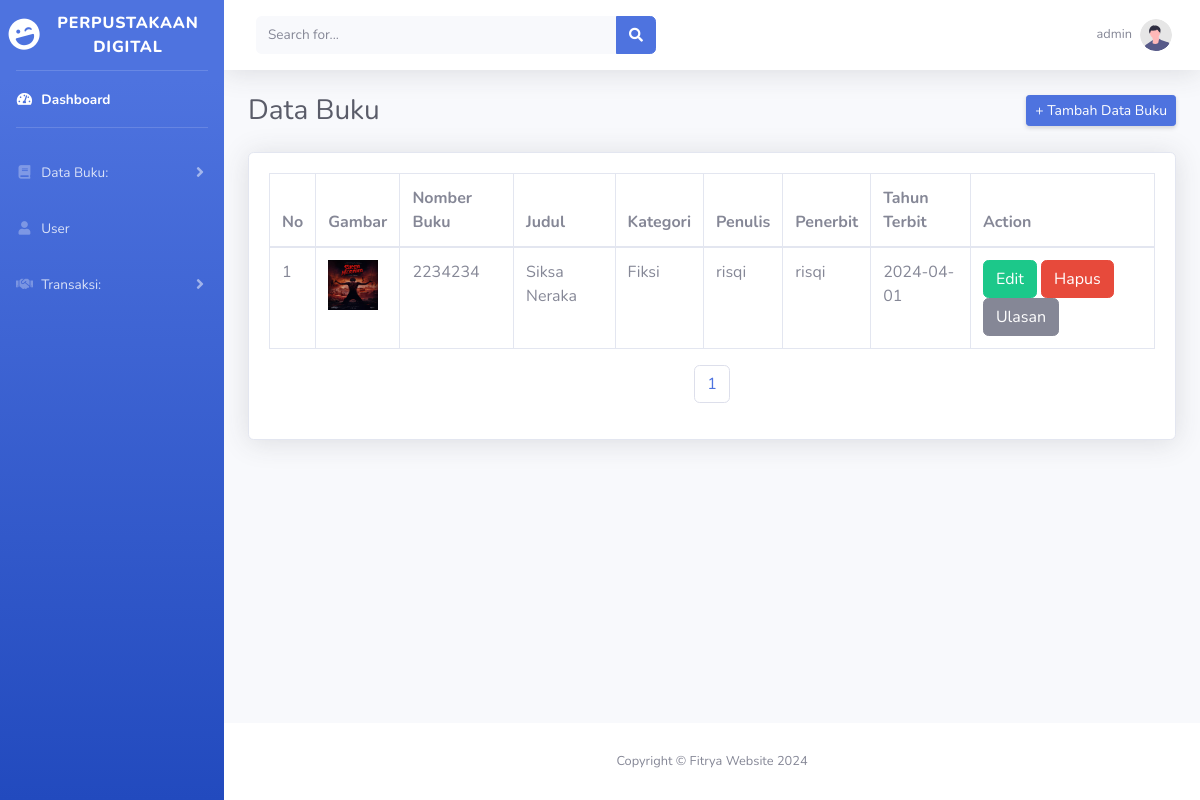
The app's page /data_buku.php (signed in) with its own data.
### tables this page shows
CREATE TABLE `buku` (
  `buku_id` int(11) NOT NULL,
  `no_buku` varchar(255) NOT NULL,
  `kategori_id` int(11) NOT NULL,
  `judul` varchar(225) DEFAULT NULL,
  `penulis` varchar(225) DEFAULT NULL,
  `penerbit` varchar(225) DEFAULT NULL,
  `tahun_terbit` date DEFAULT NULL,
  `gambar` varchar(255) NOT NULL
);

CREATE TABLE `kategoribuku` (
  `kategori_id` int(11) NOT NULL,
  `nama_kategori` varchar(225) DEFAULT NULL
);

### data_buku.php (the view, shortened to what this page needs)
<?php
include('koneksi.php');
$items_per_page = 10;
$current_page = isset($_GET['page']) && is_numeric($_GET['page']) ? (int)$_GET['page'] : 1;
$offset = ($current_page - 1) * $items_per_page;
?>
<!DOCTYPE html>
<html lang="en">
<head>
    <link href="vendor/fontawesome-free/css/all.min.css" rel="stylesheet" type="text/css">
    <link href="css/sb-admin-2.min.css" rel="stylesheet">
</head>
<body id="page-top">
             <div id="wrapper">
                <?php
                include 'sidebar_admin.php';
                ?>
                <div class="container-fluid">
                    <div class="d-sm-flex align-items-center justify-content-between mb-4">
                        <h1 class="h3 mb-0 text-gray-800">Data Buku</h1>
                        <a href="#" data-toggle="modal" data-target="#bukuModal" class="d-none d-sm-inline-block btn btn-sm btn-primary shadow-sm"> + Tambah Data Buku</a>
                    </div>
                    <div class="card shadow mb-4">
                        <div class="card-body">
                            <div class="table-responsive">
                                <table class="table table-bordered" id="dataTable" width="100%" cellspacing="0">
                                    <thead>
                                        <tr>
                                            <th>No</th>
                                            <th>Gambar</th>
                                            <th>Nomber Buku</th>
                                            <th>Judul</th>
                                            <th>Kategori</th>
                                            <th>Penulis</th>
                                            <th>Penerbit</th>
                                            <th>Tahun Terbit</th>
                                            <th>Action</th>
                                        </tr>
                                    </thead>
                                    <tbody>
                                    <?php
                                    $nomor = 1;
                                    $query = "SELECT buku.*, kategoribuku.nama_kategori FROM buku INNER JOIN kategoribuku ON buku.kategori_id = kategoribuku.kategori_id LIMIT $offset, $items_per_page";
                                    $result = mysqli_query($connect, $query);
                                    while ($row = mysqli_fetch_assoc($result)) { ?>
                                        <tr>
                                            <td><?php echo $nomor++; ?></td>
                                            <td><img src="./upload/<?php echo $row['gambar']; ?>" height="50" width="50" ></td>
                                            <td><?php echo $row['no_buku']; ?></td>
                                            <td><?php echo $row['judul']; ?></td>
                                            <td><?php echo $row['nama_kategori']; ?></td>
                                            <td><?php echo $row['penulis']; ?></td>
                                            <td><?php echo $row['penerbit']; ?></td>
                                            <td><?php echo $row['tahun_terbit']; ?></td>
                                            <td>
                                            <a type="button" class="btn btn-success" href="edit_buku.php?buku_id=<?php echo $row['buku_id']; ?>">Edit</a>
                                            <a type="button" class="btn btn-danger" href="delete_buku.php?buku_id=<?php echo $row['buku_id']; ?>">Hapus</a>
                                            <a type="button" class="btn btn-secondary" href="ulasan.php?buku_id=<?php echo $row['buku_id']; ?>">Ulasan</a>
                                        </td>
                                        </tr>
                                    <?php } ?>
                                    </tbody>
                                </table>
                            </div>
                    <nav aria-label="Page navigation example">
                        <ul class="pagination justify-content-center">
                            <?php
                            $total_pages_query = "SELECT COUNT(*) AS total FROM buku INNER JOIN kategoribuku ON buku.kategori_id = kategoribuku.kategori_id";
                            $result = mysqli_query($connect, $total_pages_query);
                            $total_rows = mysqli_fetch_array($result)[0];
                            $total_pages = ceil($total_rows / $items_per_page);
                            for ($i = 1; $i <= $total_pages; $i++) {
                                echo "<li class='page-item'><a class='page-link' href='?page=$i'>$i</a></li>";
                            }
                            ?>
                        </ul>
                    </nav>
                        </div>
                    </div>
                </div>
            </div>
            <?php
            include 'footer.php';
            ?>
        </div>
    </div>
</body>
</html>

### records on screen
buku: gambar (picture), no_buku "2234234", judul "Siksa Neraka", kategori.nama_kategori "Fiksi", penulis "risqi", penerbit "risqi", tahun_terbit "2024-04-01"

### other values on screen
$_SESSION['user']['nama_lengkap'] "admin"
